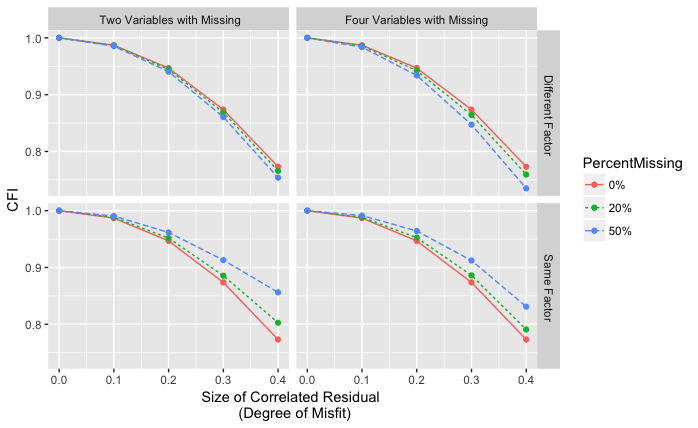

Here is the R script that generated this plot:
library(ggplot2)
library(gridExtra)
library(reshape2)

source("results.R")


#Fmin Values
df0 <- fitNoMissingShort_CR2_1[[2]][1:5,]
df20 <- fitMCAR_Short_CR2_1[[9]][1:5,]
df50 <- fitMCAR_Short_CR2_1[[10]][1:5,]


sv0 <- fitNoMissingShort_CR2_3[[2]][1:5,]
sv20 <- fitMCAR_Short_CR2_3[[9]][1:5,]
sv50 <- fitMCAR_Short_CR2_3[[10]][1:5,]



data <- rbind(df0,df20 ,df50,  sv0, sv20, sv50)
data <- as.data.frame(data, row.names = 1:nrow(data))

perMiss <-rep( rep(c("0%", "20%", "50%"),each=5), 2)
ResidualSize <- rep(c(0, 0.1, 0.2, 0.3, 0.4), 6)
placeMiss <- rep(c(" Different Factor", " Same Factor"), each=15)


data$PercentMissing<- perMiss 
data$placeMiss<- placeMiss
data$ResidualSize <- ResidualSize
data$NumMissVar <- rep(" Two Variables with Missing", nrow(data))
head(data)


#four variable missing
df04 <- fitNoMissingShort_CR2_1[[2]][1:5,]
df204 <- fitMCAR_Short_CR2_1[[13]][1:5,]
df504 <- fitMCAR_Short_CR2_1[[14]][1:5,]


sv04 <- fitNoMissingShort_CR2_3[[2]][1:5,]
sv204 <- fitMCAR_Short_CR2_3[[13]][1:5,]
sv504 <- fitMCAR_Short_CR2_3[[14]][1:5,]


data2 <- rbind(df04,df204 ,df504, sv04, sv204, sv504)

data2 <- as.data.frame(data2, row.names = 1:nrow(data))

data2$PercentMissing<- perMiss 
data2$placeMiss<- placeMiss
data2$ResidualSize <- ResidualSize
data2$NumMissVar <- rep("Four Variables with Missing", nrow(data2))

#combine 
datafinal <-rbind(data, data2)
datafinal$CFI <- datafinal$cfi






ggplot(datafinal, aes(x=ResidualSize, y=CFI)) + geom_line(aes(linetype=PercentMissing, color=PercentMissing)) + 
  geom_point(aes(color=PercentMissing))+facet_grid(placeMiss~NumMissVar) +xlab("Size of Correlated Residual \n (Degree of Misfit)")
